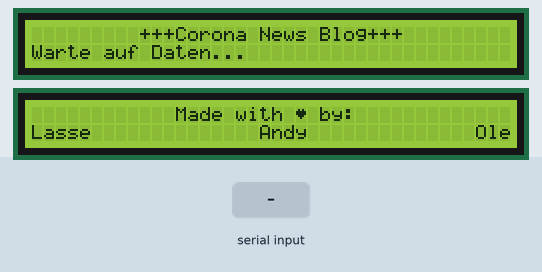
Simulated run of this program. Board: Arduino Nano, built with avr-gcc and run on an emulated ATmega328P. Shown: 2 × 40×2 character LCD. Inputs (shaded band) come from the test bench.

Above: at 1.2 s.
1.3 s: "1\n" received over Serial
At 1.7 s:
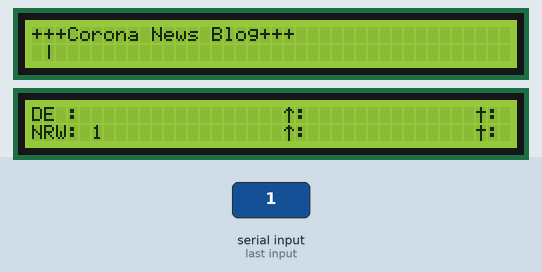
Timing chart, 0 to 4.3 s (numbered marks = the images above; inputs shaded):
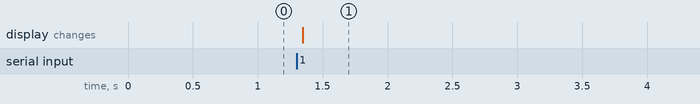

Measured:
- after the input at 1.3 s, the display: changes after 0.05 s (image 1)

The program:

main.cpp
```cpp
// Import needed
#include <Arduino.h>

#include <Wire.h>

#include <LiquidCrystal.h>

// Init LCD Objects
// Two are needed because an 40x04 LCD utilizes two LCD Controller, one for 2 Rows
LiquidCrystal lcd(9, 7, 5, 4, 3, 2); // First two rows
LiquidCrystal lcd2(9, 8, 5, 4, 3, 2); // Last two rows

// Initialize needed Variables
String header = "+++Corona News Blog+++";
String names[]= {"Lasse","Andy","Ole"};

String nrw_cases, nrw_diff, nrw_deaths, de_cases, de_diff, de_deaths, title, pubtime, headline_mvt, pubdate, lastupdate;
String data;

// Custom characters. Made with https://maxpromer.github.io/LCD-Character-Creator/
byte Heart[] = {
  B00000,
  B01010,
  B11111,
  B11111,
  B01110,
  B00100,
  B00000,
  B00000
};

byte diff[] = {
  B00100,
  B01110,
  B10101,
  B00100,
  B00100,
  B00100,
  B00100,
  B00100
};

byte death[] = {
  B00100,
  B00100,
  B11111,
  B00100,
  B00100,
  B00100,
  B00100,
  B00100
};

// define LCD Size
int lcdcol = 40;
int lcdrow = 2;

int position = 0;

boolean ascroll = false;


// Credit goes to https://arduino.stackexchange.com/a/1237
// Used to split String into multiple by using delimiter
String getValue(String data, char separator, int index)
{
    int found = 0;
    int strIndex[] = {
        0,
        -1};
    int maxIndex = data.length() - 1;

    for (int i = 0; i <= maxIndex && found <= index; i++)
    {
        if (data.charAt(i) == separator || i == maxIndex)
        {
            found++;
            strIndex[0] = strIndex[1] + 1;
            strIndex[1] = (i == maxIndex) ? i + 1 : i;
        }
    }
    return found > index ? data.substring(strIndex[0], strIndex[1]) : "";
}

// Get data over Serial
void getData()
{
    // Wait for serial availability
    while (!(Serial.available()))
    {
    }
    // Wait for the entire data to arrive
    delay(30);

    // Save transmitted data in data
    data = Serial.readStringUntil('\n');

    // Extract data into different Variables
    nrw_cases = getValue(data, '~', 0);
    nrw_diff = getValue(data, '~', 1);
    nrw_deaths = getValue(data, '~', 2);
    de_cases = getValue(data, '~', 3);
    de_diff = getValue(data, '~', 4);
    de_deaths = getValue(data, '~', 5);
    title = getValue(data, '~', 6);
    pubtime = getValue(data, '~', 7);
    headline_mvt = getValue(data, '~', 8);
    pubdate = getValue(data, '~', 9);
    lastupdate = getValue(data, '~', 10);


    // Merge publication time and title
    title = pubtime + " | " + title;
    // Merge Date and last update time
    lastupdate = pubdate + ' '+ lastupdate;

}


// Print case data on LCD
void print_cases()
{

    lcd2.clear();
    // Merge case description with case numbers
    nrw_cases = "NRW: " + nrw_cases;
    nrw_diff = ": " + nrw_diff;
    nrw_deaths = ": " + nrw_deaths;

    // calculate total String length and number of whitespaces needed
    int len = nrw_cases.length() + nrw_diff.length()+1 + nrw_deaths.length()+1;
    int spaces = (40 - len) / 2;

    // Uniformly space the Strings and print to LCD
    lcd2.setCursor(0, 1);
    lcd2.print(nrw_cases);
    int diff_cursor_pos = ((nrw_cases.length() +1)+ spaces);
    lcd2.setCursor(diff_cursor_pos, 1);
    // Print Custom char
    lcd2.print(char(1));
    lcd2.print(nrw_diff);
    lcd2.setCursor(lcdcol - (nrw_deaths.length()+1), 1);
    lcd2.print(char(2));
    lcd2.print(nrw_deaths);

    // Merge case description with case numbers
    de_cases = "DE : " + de_cases;
    de_diff = ": " + de_diff;
    de_deaths = ": " + de_deaths;

    // calculate total String length and number of whitespaces needed

    // len = de_cases.length() + de_diff.length() +1 + de_deaths.length()+1 ;
    // spaces = (40 - len) / 2;

    // Uniformly space the Strings and print to LCD
    lcd2.setCursor(0, 0);
    lcd2.print(de_cases);
    // Equally Place diff in the middle based on Position off NRW Diff
    lcd2.setCursor(diff_cursor_pos, 0);
    // lcd2.setCursor(((de_cases.length() +1)+ spaces), 0);
    lcd2.print(char(1));
    lcd2.print(de_diff);
    lcd2.setCursor(lcdcol - (de_deaths.length()+1), 0);
    lcd2.print(char(2));
    lcd2.print(de_deaths);

}

// Print Header, Date and time
void write_header(){
    lcd.setCursor(0,0);
    lcd.print(header);
    lcd.setCursor((lcdcol-lastupdate.length()),0);
    lcd.print(lastupdate);
}
// Initialize the LCD and print start String
void lcd_init()
{
    // Define the LCD size
    lcd.begin(lcdcol, lcdrow);
    lcd2.begin(lcdcol, lcdrow);

    // Create custom characters
    lcd2.createChar(0,Heart);
    lcd2.createChar(1, diff);
    lcd2.createChar(2, death);

    // Clear both screens
    lcd.clear();
    lcd2.clear();
}

// Print start screen
void lcd_start_screen(){

    // Print start screen
    // Write headline in the middle of display
    lcd.setCursor((40-header.length())/2, 0);
    lcd.print(header);
    lcd.setCursor(0,1);
    lcd.print("Warte auf Daten...");

    String madeby[] = {"Made with ", " by:"};


    // Write text in the middle of display
    lcd2.setCursor((40-(madeby[0].length()+1+madeby[1].length()))/2,0);
    lcd2.print(madeby[0]);

    // Print custom Heart
    lcd2.print(char(0));
    lcd2.print(madeby[1]);


    // Calculate distance to equally space the names
    int spaces = (40-(names[0].length() + names[1].length() + names[2].length()))/2;

    // Write names to the left, middle and right
    lcd2.setCursor(0,1);
    lcd2.print(names[0]);
    lcd2.setCursor((names[0].length())+spaces,1);
    lcd2.print(names[1]);
    lcd2.setCursor((lcdcol-names[2].length()),1);
    lcd2.print(names[2]);

}

// Display title and scroll display
void display_data(String data)
{

    lcd.setCursor(0, 1);
    int hilfe = position + 40;

    // Check for short String and only print it --> No Scrolling needed
    if (data.length() < 40)
    {
        lcd.print(data);
        return;
    }

    // Move through whole String
    for (; position < hilfe; position++)
    {

        // Print char from String according to current index
        lcd.print(data[position]);

        // Add delay while scrolling for better readability
        if (ascroll)
        {
            // We found 350 milliseconds to be the sweetspot
            delay(350);
        }

        // Delay printing of each character for better readability and looks
        delay(150);

        // Enable autoscroll when end of row was reached
        if (position > lcdcol && ascroll == false)
        {
            lcd.autoscroll();
            ascroll = true;
        }

        // Reset LCD when end String was reached
        if ((position > (data.length())))
        {

            // Set aux. Variables
            position = -1;
            hilfe = 40;

            // Disable autoscroll
            lcd.noAutoscroll();
            ascroll = false;

            // Delay erasing of screen for better readability
            delay(1000);

            // Clear screen and print Headline
            lcd.clear();
            write_header();
            lcd.setCursor(0, 1);
        }
    }
}

// Executed on startup and reset --> Executed on every serial connect
void setup()
{
    // Open serial port with 9600 Baud
    Serial.begin(9600);

    // Call LCD initialization method
    lcd_init();

    // Display the wait for data Screen
    lcd_start_screen();

    // Get serial data
    getData();

    // Reprint Headline
    lcd.clear();
    lcd2.clear();
    write_header();

    // Print case data
    print_cases();
}


// Gets constantly repeated
void loop()
{
    // Display the title and Scroll
    display_data(title);
}
```
